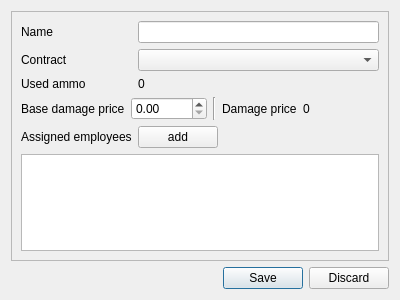
<?xml version="1.0" encoding="UTF-8"?>
<ui version="4.0">
 <class>RegisterAccidentDialog</class>
 <widget class="QDialog" name="RegisterAccidentDialog">
  <property name="geometry">
   <rect>
    <x>0</x>
    <y>0</y>
    <width>400</width>
    <height>300</height>
   </rect>
  </property>
  <property name="windowTitle">
   <string>Dialog</string>
  </property>
  <layout class="QGridLayout" name="gridLayout">
   <item row="0" column="0">
    <widget class="QFrame" name="frame">
     <property name="frameShape">
      <enum>QFrame::StyledPanel</enum>
     </property>
     <property name="frameShadow">
      <enum>QFrame::Raised</enum>
     </property>
     <layout class="QFormLayout" name="formLayout">
      <item row="0" column="0">
       <widget class="QLabel" name="label">
        <property name="text">
         <string>Name</string>
        </property>
       </widget>
      </item>
      <item row="0" column="1">
       <widget class="QLineEdit" name="lineEdit"/>
      </item>
      <item row="1" column="0">
       <widget class="QLabel" name="label_2">
        <property name="text">
         <string>Contract</string>
        </property>
       </widget>
      </item>
      <item row="1" column="1">
       <widget class="QComboBox" name="comboBox"/>
      </item>
      <item row="2" column="0">
       <widget class="QLabel" name="label_3">
        <property name="text">
         <string>Used ammo</string>
        </property>
       </widget>
      </item>
      <item row="2" column="1">
       <widget class="QLabel" name="label_6">
        <property name="text">
         <string>0</string>
        </property>
       </widget>
      </item>
      <item row="3" column="0" colspan="2">
       <layout class="QGridLayout" name="gridLayout_3">
        <property name="leftMargin">
         <number>0</number>
        </property>
        <property name="topMargin">
         <number>0</number>
        </property>
        <property name="rightMargin">
         <number>0</number>
        </property>
        <property name="bottomMargin">
         <number>0</number>
        </property>
        <item row="0" column="3">
         <widget class="QLabel" name="label_4">
          <property name="text">
           <string>Damage price</string>
          </property>
         </widget>
        </item>
        <item row="0" column="2">
         <widget class="Line" name="line">
          <property name="orientation">
           <enum>Qt::Vertical</enum>
          </property>
         </widget>
        </item>
        <item row="0" column="0">
         <widget class="QLabel" name="label_8">
          <property name="text">
           <string>Base damage price</string>
          </property>
         </widget>
        </item>
        <item row="0" column="4">
         <widget class="QLabel" name="label_7">
          <property name="text">
           <string>0</string>
          </property>
         </widget>
        </item>
        <item row="0" column="1">
         <widget class="QDoubleSpinBox" name="doubleSpinBox"/>
        </item>
       </layout>
      </item>
      <item row="5" column="0" colspan="2">
       <widget class="QListWidget" name="listWidget">
        <property name="currentRow">
         <number>-1</number>
        </property>
       </widget>
      </item>
      <item row="4" column="0">
       <widget class="QLabel" name="label_5">
        <property name="text">
         <string>Assigned employees</string>
        </property>
       </widget>
      </item>
      <item row="4" column="1">
       <widget class="QPushButton" name="pushButton">
        <property name="sizePolicy">
         <sizepolicy hsizetype="Fixed" vsizetype="Fixed">
          <horstretch>0</horstretch>
          <verstretch>0</verstretch>
         </sizepolicy>
        </property>
        <property name="text">
         <string>add</string>
        </property>
       </widget>
      </item>
     </layout>
    </widget>
   </item>
   <item row="4" column="0">
    <widget class="QDialogButtonBox" name="buttonBox">
     <property name="orientation">
      <enum>Qt::Horizontal</enum>
     </property>
     <property name="standardButtons">
      <set>QDialogButtonBox::Discard|QDialogButtonBox::Save</set>
     </property>
    </widget>
   </item>
  </layout>
 </widget>
 <resources/>
 <connections>
  <connection>
   <sender>buttonBox</sender>
   <signal>accepted()</signal>
   <receiver>RegisterAccidentDialog</receiver>
   <slot>accept()</slot>
   <hints>
    <hint type="sourcelabel">
     <x>248</x>
     <y>254</y>
    </hint>
    <hint type="destinationlabel">
     <x>157</x>
     <y>274</y>
    </hint>
   </hints>
  </connection>
  <connection>
   <sender>buttonBox</sender>
   <signal>rejected()</signal>
   <receiver>RegisterAccidentDialog</receiver>
   <slot>reject()</slot>
   <hints>
    <hint type="sourcelabel">
     <x>316</x>
     <y>260</y>
    </hint>
    <hint type="destinationlabel">
     <x>286</x>
     <y>274</y>
    </hint>
   </hints>
  </connection>
 </connections>
</ui>
